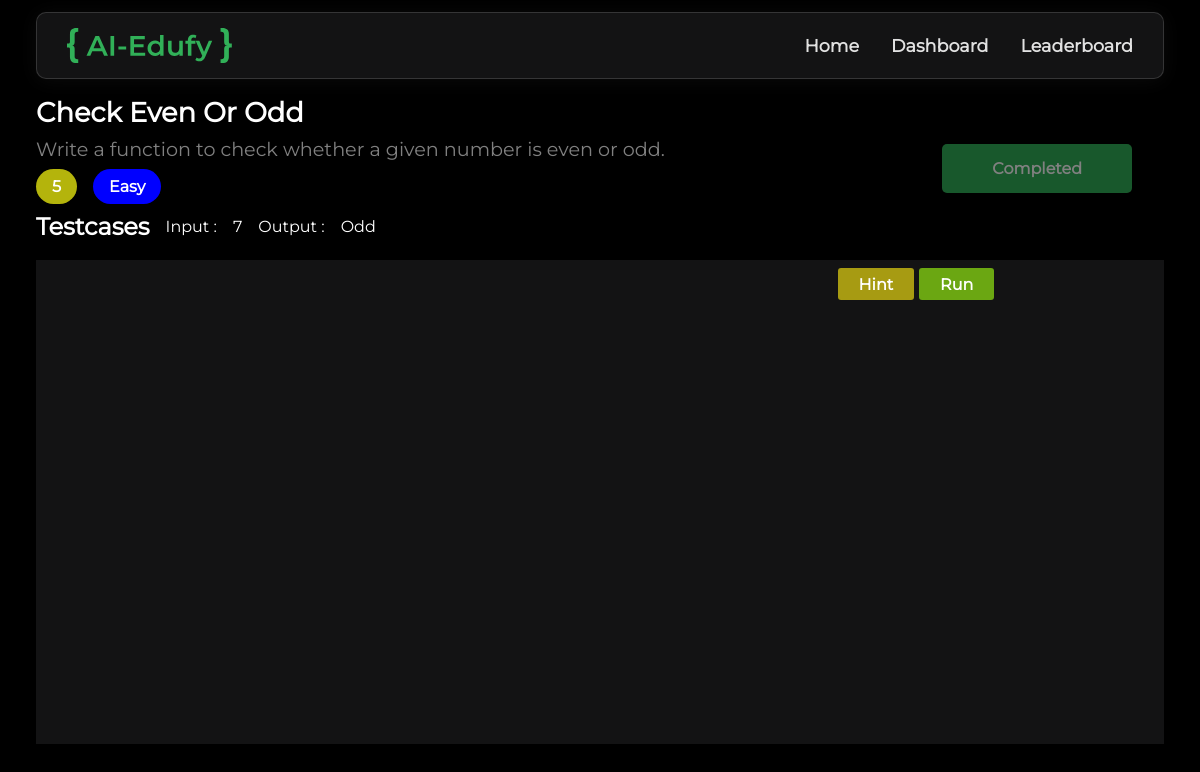
Screenshot of /question/index.php?id=1013 with the database file from the repository.
### tables this page shows
CREATE TABLE `QUESTIONS` (
  `id` int(11) NOT NULL,
  `title` varchar(255) NOT NULL,
  `description` text NOT NULL,
  `type` enum('easy','medium','hard') NOT NULL,
  `mentor_id` int(11) NOT NULL,
  `points` int(11) NOT NULL
);

CREATE TABLE `TEST_CASES` (
  `id` int(11) NOT NULL,
  `input` varchar(255) NOT NULL,
  `output` varchar(255) NOT NULL,
  `question_id` int(11) NOT NULL
);

### utils/tables.php (called while the page is built, shortened)
<?php
class BaseClass
{
    protected $dbcon;
    protected $tableName;
    function __construct($dbcon, $tableName)
    {
        $this->dbcon = $dbcon;
        $this->tableName = $tableName;
    }
    function select($columns = "*", $where = "", $orderBy = "")
    {
        $query = "SELECT $columns FROM $this->tableName";
        if (!empty($where)) {
            $query .= " WHERE $where";
        }
        $result = $this->dbcon->query($query);
        return $result;
    }
}
class Admin extends BaseClass
{
    function __construct($dbcon)
    {
        $createQuery = "CREATE TABLE IF NOT EXISTS " . $this->tableName . "(
            id INT PRIMARY KEY AUTO_INCREMENT,
            email VARCHAR(255) NOT NULL UNIQUE,
            password VARCHAR(255) NOT NULL
        ) AUTO_INCREMENT=1000";
    }
}
class Users extends BaseClass
{
    function __construct($dbcon)
    {
        $createQuery = "CREATE TABLE IF NOT EXISTS " . $this->tableName . "(
            id INT PRIMARY KEY AUTO_INCREMENT,
            profile_image TEXT NULL,
            name VARCHAR(255) NOT NULL,
            email VARCHAR(255) NOT NULL UNIQUE,
            password VARCHAR(255) NOT NULL,
            role ENUM('learner', 'mentor') NOT NULL
        ) AUTO_INCREMENT=1000";
    }
}
class Questions extends BaseClass
{
    function __construct($dbcon)
    {
        $createQuery = "CREATE TABLE IF NOT EXISTS " . $this->tableName . "(
            id INT PRIMARY KEY AUTO_INCREMENT,
            title VARCHAR(255) NOT NULL,
            description TEXT NOT NULL,
            type ENUM('easy', 'medium', 'hard') NOT NULL,
            mentor_id INT NOT NULL,
            points INT NOT NULL,
            FOREIGN KEY (mentor_id) REFERENCES USERS(id)
        ) AUTO_INCREMENT=1000";
    }
}
class TestCases extends BaseClass
{
    function __construct($dbcon)
    {
        $createQuery = "CREATE TABLE IF NOT EXISTS " . $this->tableName . "(
            id INT PRIMARY KEY AUTO_INCREMENT,
            input VARCHAR(255) NOT NULL,
            output VARCHAR(255) NOT NULL,
            question_id INT NOT NULL,
            FOREIGN KEY (question_id) REFERENCES QUESTIONS(id)
        ) AUTO_INCREMENT=1000";
    }
}
class CompletedQuestions extends BaseClass
{
    function __construct($dbcon)
    {
        $createQuery = "CREATE TABLE IF NOT EXISTS " . $this->tableName . "(
            learner_id INT NOT NULL,
            question_id INT NOT NULL,
            answer MEDIUMTEXT NOT NULL,
            language TEXT NOT NULL,
            FOREIGN KEY (learner_id) REFERENCES USERS(id),
            FOREIGN KEY (question_id) REFERENCES QUESTIONS(id)
        )";
    }
    function select($columns = "*", $where = "", $orderBy = "")
    {
        $query = "SELECT " . $columns . " FROM " . $this->tableName . " cq JOIN QUESTIONS q ON cq.question_id = q.id";
        if (!empty($where)) {
            $query .= " WHERE " . $where;
        }
        $result = $this->dbcon->query($query);
        return $result;
    }
}
class LeaderBoard extends BaseClass
{
    function __construct($dbcon)
    {
        $createQuery = "CREATE TABLE IF NOT EXISTS " . $this->tableName . "(
            learner_id INT PRIMARY KEY NOT NULL,
            points_earned INT NOT NULL,
            FOREIGN KEY (learner_id) REFERENCES USERS(id)
        )";
    }
}
class Levels extends BaseClass
{
    function __construct($dbcon)
    {
        $createQuery = "CREATE TABLE IF NOT EXISTS " . $this->tableName . "(
            id INT PRIMARY KEY AUTO_INCREMENT,
            level_title VARCHAR(255) NOT NULL,
            points_required INT NOT NULL
        )AUTO_INCREMENT = 1";
    }
}
?>

### utils/user.php (called while the page is built, shortened)
<?php
class User
{
    public function __construct($dbcon)
    {
        $this->admin = new Admin($dbcon);
        $this->users = new Users($dbcon);
        $this->completed_questions = new CompletedQuestions($dbcon);
    }
}

### utils/connect.php (called while the page is built, shortened)
<?php
include_once("tables.php");
include_once("user.php");
$dbcon = createDb("localhost", "root", "", "aiEdufy");
$user = new User($dbcon);
?>

### question/index.php (the view, shortened to what this page needs)
<?php
$questionId = $_GET['id'];
$userId = $_COOKIE['user_id'];
$userId = intval($userId);
$questionId = intval($questionId);
include_once('../utils/connect.php');
$hasCompleted = $user->completed_questions->select('*', "cq.learner_id=$userId AND cq.question_id=$questionId")->num_rows;
$result = $user->question->select('*', "id = $questionId");
$testcasesResult = $user->question->test_cases->select('*', "question_id = $questionId");
$questionDetails = $result->fetch_assoc();
$testcases = [];
while ($row = $testcasesResult->fetch_assoc()) {
    array_push($testcases, $row);
}
?>
<!DOCTYPE html>
<html lang="en">
<head>
    <link rel="stylesheet" href="../styles/global.css">
    <link rel="stylesheet" href="../styles/question-page.css">
</head>
<body id="question-page">
    <?php
    include('../users/learner/header.php');
    include('../common/Toast.php')
        ?>
    <main>
        <div class="top">
            <div class="question-container">
                <div class="question-title">
                    <?php echo $questionDetails['title']; ?>
                </div>
                <div class="question-desc">
                    <?php echo $questionDetails['description']; ?>
                </div>
                <div class="question-tags">
                    <div class="question-points">
                        <?php echo $questionDetails['points']; ?>
                    </div>
                    <div class="question-type">
                        <?php echo $questionDetails['type']; ?>
                    </div>
                </div>
                <div class="quesiton-testcases">
                    <div class="testcase-title">Testcases</div>
                    <div class="testcase-container">
                        <?php
                        foreach ($testcases as $testcase) {
                            ?>
                            <div class="testcase">
                                <div class="testcase-input">
                                    <div class="testcase-label">Input : </div>
                                    <div class="testcase-value"><?php echo $testcase['input']; ?></div>
                                </div>
                                <div class="testcase-output">
                                    <div class="testcase-label">Output : </div>
                                    <div class="testcase-value"><?php echo $testcase['output']; ?></div>
                                </div>
                            </div>
                            <?php
                        }
                        ?>
                    </div>
                </div>
            </div>
            <div>
                <?php if (!$hasCompleted): ?>
                    <button disabled class="complete">Completed</button>
                <?php endif; ?>
            </div>
        </div>
        <div class="activity-container">
            <?php if (!$hasCompleted): ?>
                <div class="run">Run</div>
                <div class="hint">Hint</div>
            <?php endif; ?>
            <iframe scrolling="no" id="oc-editor" frameBorder="0" src="https://onecompiler.com/embed/python?theme=dark&hideTitle=true&hideNewFileOption=true&hideNew=true&codeChangeEvent=true&hideStdin=true&fontSize=20&hideRun=true&listenToEvents=true<?php if ($hasCompleted)
                echo '&hideLanguageSelection=true&hideResult=true'; ?>"></iframe>
        </div>
    </main>
</body>
</html>

### styles/global.css (style rules this page uses)
* { margin: 0; padding: 0; box-sizing: border-box; font-family: "Montserraat"; }
:root { --font-size: 1rem; --btn-primary-bg: #31b058; --btn-primary-bg-hover: #29c215; --btn-red-bg: red; --btn-red-hover-bg: rgb(255, 109, 109); --default-border: 0.5px solid rgba(190, 190, 190, 0.2); --default-box-shadow: 0px 2px 20px rgba(219, 219, 219, 0.051); --header-bg: #131314; --header-text-color: #e1e1e1; --header-text-hover-color: #31b058; --form-bg: var(--header-bg); --body-bg: rgb(0, 0, 0); --text-color: rgb(255, 255, 255); --place-holder-color: var(--text-color) / 10%; }
body { background-size: cover; background-position: center center; background-repeat: repeat; }
body { min-height: 100vh; width: 100vw; overflow-x: hidden; background-color: var(--body-bg); color: var(--text-color); }

### styles/question-page.css (style rules this page uses)
#oc-editor { width: 100%; min-height: 60vh; }

### rows the page displays
questions: title "Check Even Or Odd", description "Write a function to check whether a given number is even or odd.", points "5", type "Easy"
test_cases: input "7", output "Odd"

### other values shown
$navItem["text"] "Home"
$navItem["text"] "Dashboard"
$navItem["text"] "Leaderboard"
